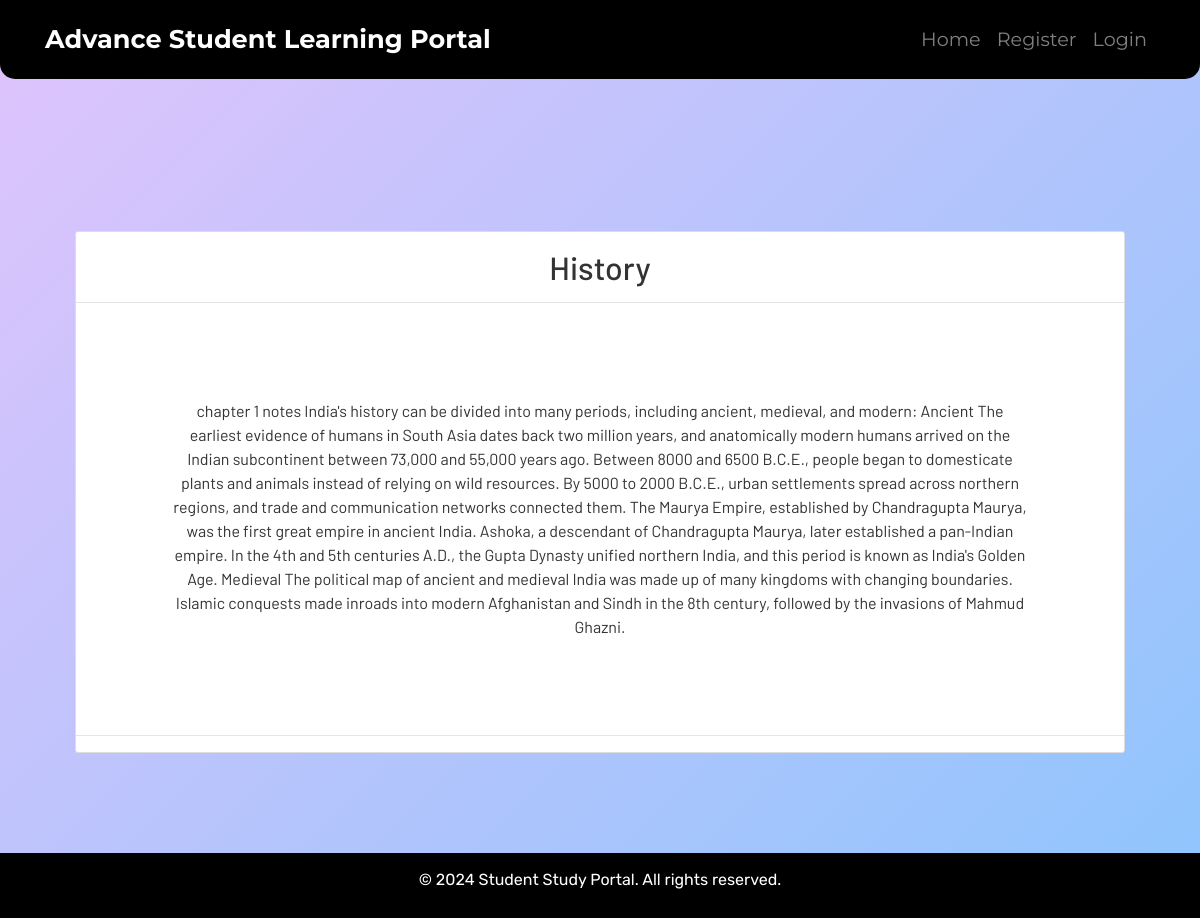
Screenshot of /notes_detail/1 with the database file from the repository.
### dashboard/models.py (models this page shows, shortened)
class Notes(models.Model):
      user = models.ForeignKey(User,on_delete=models.CASCADE)
      title = models.CharField(max_length=255)
      description = models.TextField()
      class Meta:
            verbose_name = "notes"
            verbose_name_plural = "notes"

### dashboard/views.py (the view)
# urls.py: path('notes_detail/<int:pk>',views.NotesDetailView.as_view(),name="notes-detail"),
class NotesDetailView(generic.DetailView):
     model = Notes

### dashboard/templates/dashboard/notes_detail.html
{% extends 'dashboard/base.html' %}
{% load static %}
{% block content %}
<section class='text-center container'>
    <div class="container">
        <div class="content-section p-0 mt-5">
            <div class="m-3">
                <h2>{{notes.title}}</h2>
            </div>
            <hr class="p-0 m-0">
            <p class="description m-5 p-5">{{notes.description}}</p>
            <hr>
        </div>
    </div>
</section>
{% endblock content %}

### static/css/main.css (style rules this page uses)
html { scroll-behavior: smooth; height: 100%; width: 100%; }
html, body { max-width: 100%; overflow-x: hidden; height: 100%; width: 100%; }
body { background: linear-gradient(rgba(0, 0, 0, 0.2), rgba(255, 255, 255, 0.5)); overflow-x: hidden; background-repeat: no-repeat; }
.content-section { background: #ffffff; padding: 10px 20px; border: 1px solid #dddddd; border-radius: 3px; margin-bottom: 20px; }

### dashboard/templates/dashboard/base.html (style rules this page uses)
body { font-family: 'Montserrat', sans-serif; background: linear-gradient(135deg, #e0c3fc 0%, #8ec5fc 100%); color: #333; }

### rows the page displays
Notes: title "History", description "chapter 1 notes India's history can be divided into many periods, including ancient, medieval, and modern: Ancient The earliest evidence of humans in South Asia dates back two million years, and anatomically modern humans arrived on the Indian subcontinent between 73,000 and 55,000 years ago. Between 8000 and 6500 B.C.E., people began to domesticate plants and animals instead of relying on wild resources. By 5000 to 2000 B.C.E., urban settlements spread across northern regions, and trade and communication networks connected them. The Maurya Empire, established by Chandragupta Maurya, was the first great empire in ancient India. Ashoka, a descendant of Chandragupta Maurya, later established…"
